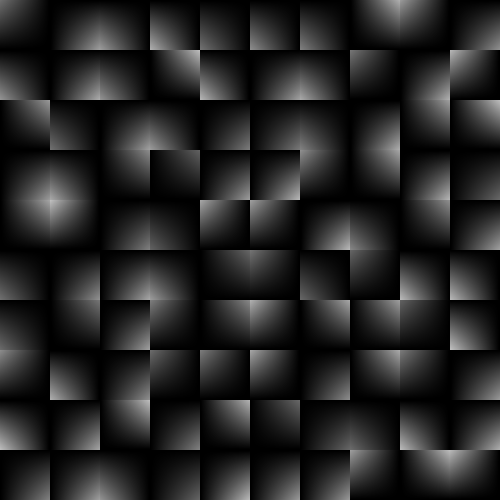
Frame 1 (no input)
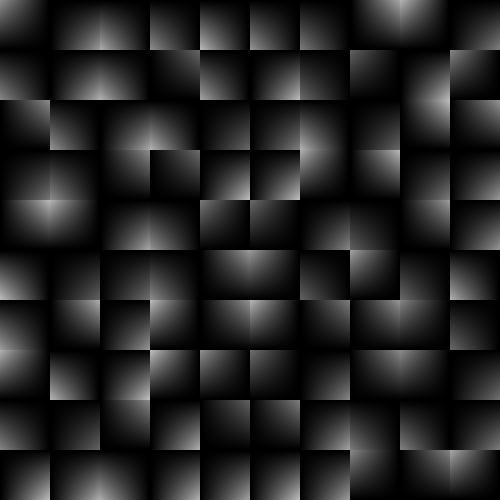
Frame 60 (the mouse pressed at the canvas centre just before this capture)
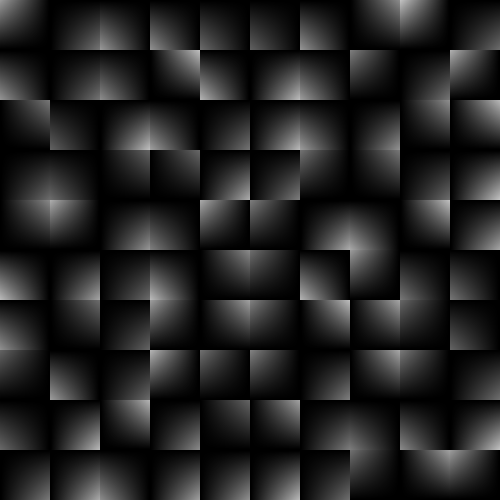
Frame 120 (the mouse held since frame 60 and released just before this capture)

The Processing sketch that drew these frames (run headless with seeded random() and noise(); from frame 60 on, the mouse is pressed at the canvas centre):

// Processing sketch: Checkers
// ── Checkers.pde
Field x;

float t;

void setup() {
	size(500,500);
	x = new Field(10,10);
	x.setDimension(width, height);
}

void draw() {
	background(0);
	x.show();
}

void keyPressed() {
  if (key == ' ') x.shuffle();
}
// ── Classes.pde
class Field {
	int[][] g;
	Gradient x;
	int dimX, dimY;
	float width, height;
	float spanX, spanY;

	Field(int dimX, int dimY) {
		this.dimX = dimX;
		this.dimY = dimY;
		this.g = new int[dimX][dimY];	
		this.shuffle();
		this.x = new Gradient();
	}

	void setDimension(float width, float height) {
		this.width = width;
		this.height = height;
		this.spanX = width/dimX;
		this.spanY = height/dimY;
	}

	void show() {
    pushMatrix();
    translate(spanX/2,spanY/2);
		for (int i=0; i<dimX; ++i) {
			for (int j=0; j<dimY; ++j) {
        pushStyle();
        tint(255,random(100,200));
				x.show(i*spanX, j*spanY, spanX, spanY, g[i][j]*PI/2.0);
        popStyle();
			}
		}
    popMatrix();
	}

  void shuffle() {
    for (int i=0; i<dimX; ++i) {
      for (int j=0; j<dimY; ++j) {
        g[i][j] = floor(random(4));
      }
    }
  }
}

class Gradient {
	PGraphics g;

	Gradient(int width, int height) {
		g = createGraphics(width,height);
		g.beginDraw();
			g.loadPixels();
			for (int x=0; x<g.width; ++x) {
				float xx = map(x, 0, g.width-1, 0, 1);
				for(int y=0; y<g.height; ++y) {
					float yy = map(y, 0, g.height, 0, 1);
					g.pixels[x + y*g.width] = color(map(pow(xx*yy,1), 0, 1, 0, 255));
				}
			}
			g.updatePixels();
		g.endDraw();
	}

  Gradient() {
    this(50,50);
  }

	void show(float x, float y, float w, float h, float r) {
    pushMatrix();
    translate(x,y);
    rotate(r);
    imageMode(CENTER);
    image(g,0,0,w,h);
    popMatrix();
	}	

  void show(float x, float y, float r) {
    show(x,y,g.width,g.height,r);
  }
}
